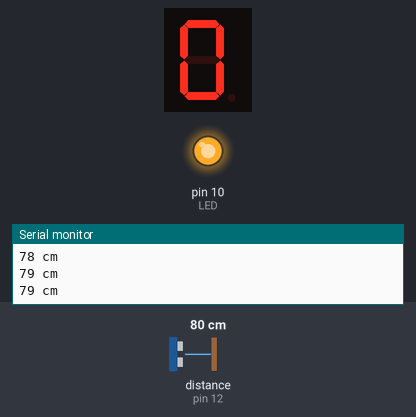
The sketch below on a simulated Arduino Uno, built with avr-gcc and run on an emulated ATmega328P. Parts: 1-digit seven-segment display, output pins drawn as LEDs (lit = HIGH), the last lines printed to the serial monitor. Wiring (inferred from the names in the program): ultrasonic range finder: trigger pin 11; echo pin 12; 1-digit 7-segment display, segments lit when HIGH: segments pin 3, pin 4, pin 5, pin 6, pin 7, pin 8, pin 9. Inputs (shaded band) come from the test bench; at power-on: distance to the obstacle (sensor on pin 12) 80 cm. The echo pulse lasts 58.3 µs per cm; the segment pins are drawn as the display they are named for; pins used as bus, display or sensor lines are not drawn.

Above: at 1.2 s.
1.3 s: distance to the obstacle (sensor on pin 12) set to 13 cm
4.2 s: distance to the obstacle (sensor on pin 12) set to 10 cm
At 6.8 s:
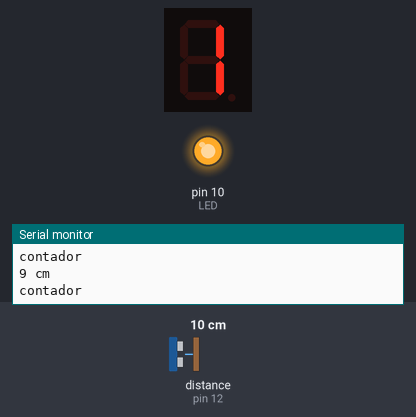
7.2 s: distance to the obstacle (sensor on pin 12) set to 8 cm
10.2 s: distance to the obstacle (sensor on pin 12) set to 5 cm
12.9 s: distance to the obstacle (sensor on pin 12) set to 9 cm
At 14.9 s:
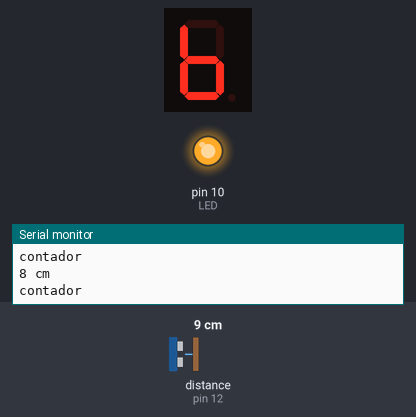
15.9 s: distance to the obstacle (sensor on pin 12) set to 2 cm
At 18.3 s:
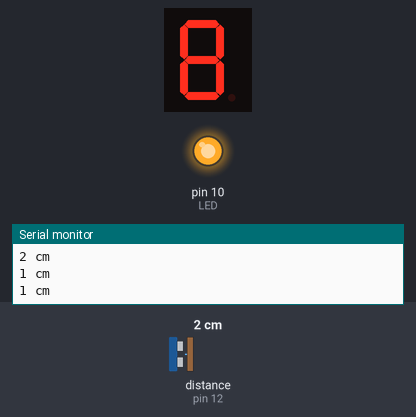
Timing chart, 0 to 19.7 s (numbered marks = the images above; inputs shaded):
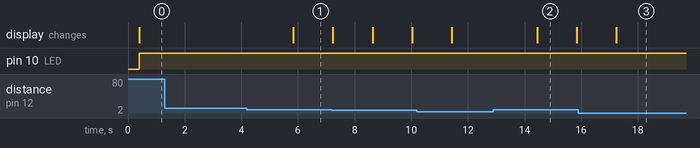

Measured:
- after the input at 4.2 s, the display: changes after 1.6 s (image 1)
- after the input at 12.9 s, the display: changes after 1.5 s (image 2)
- after the input at 15.9 s, pin 10 (LED): stays HIGH (without the input it goes to LOW after 2.7 s)
- what the display in image 2 shows lasts 1.4 s, from 14.4 s to 15.8 s

The sketch:

KEVIN_PRACTICA_4.ino
```cpp
/*
   Fundacion Kinal
   Centro educativo tecnico laboral Kinal
   Quinto perito
   Quinto electronica
   Codigo Tecnico:  EB5AV
   Curso: Taller de electronica digital y reparacion de computadoras I
   Proyecto: sensor ultrasonico
   alumno:Kevin Audiel Solano Torres
   Fecha: 26 de abril
*/
#define LED 10
#define SEGMENTOA 3
#define SEGMENTOB 4
#define SEGMENTOC 5
#define SEGMENTOD 6
#define SEGMENTOE 7
#define SEGMENTOF 8
#define SEGMENTOG 9
int conta=0;
int sumador;
const int trigPin = 11;
const int echoPin = 12;


long duration;
int distance;

void setup() {
  pinMode(trigPin, OUTPUT);
  pinMode(echoPin, INPUT);
  Serial.begin(9600);
  pinMode(LED,OUTPUT);
  pinMode(SEGMENTOA,OUTPUT);
  pinMode(SEGMENTOB,OUTPUT);
  pinMode(SEGMENTOC,OUTPUT);
  pinMode(SEGMENTOD,OUTPUT);
  pinMode(SEGMENTOE,OUTPUT);
  pinMode(SEGMENTOF,OUTPUT);
  pinMode(SEGMENTOG,OUTPUT);


}

void loop() {

  digitalWrite(trigPin, LOW);
  delayMicroseconds(2);


  digitalWrite(trigPin, HIGH);
  delayMicroseconds(10);
  digitalWrite(trigPin, LOW);


  duration = pulseIn(echoPin, HIGH);


  distance= duration*0.034/2;


  Serial.print(String(distance));
  Serial.println(" cm");

  delay(400);


    if(distance>=6 && distance <=10)
  {
    digitalWrite(LED, HIGH);
    conta++;
     Serial.println("contador");
     delay(1000);
    }
  else
  {
    digitalWrite(LED, LOW);
    }

  switch(conta){

    case(0):{
      digitalWrite(SEGMENTOA,HIGH);
       digitalWrite(SEGMENTOB,HIGH);
       digitalWrite(SEGMENTOC,HIGH);
       digitalWrite(SEGMENTOD,HIGH);
       digitalWrite(SEGMENTOE,HIGH);
       digitalWrite(SEGMENTOF,HIGH);
       digitalWrite(SEGMENTOG,LOW);
       if(conta==0){
        digitalWrite(LED,HIGH);
       }
      break;
    }

     case(1):{
      digitalWrite(SEGMENTOA,LOW);
       digitalWrite(SEGMENTOB,HIGH);
       digitalWrite(SEGMENTOC,HIGH);
       digitalWrite(SEGMENTOD,LOW);
       digitalWrite(SEGMENTOE,LOW);
       digitalWrite(SEGMENTOF,LOW);
       digitalWrite(SEGMENTOG,LOW);
       if(conta==1){
        digitalWrite(LED,HIGH);
       }
      break;
    }

     case(2):{
      digitalWrite(SEGMENTOA,HIGH);
       digitalWrite(SEGMENTOB,HIGH);
       digitalWrite(SEGMENTOC,LOW);
       digitalWrite(SEGMENTOD,HIGH);
       digitalWrite(SEGMENTOE,HIGH);
       digitalWrite(SEGMENTOF,LOW);
       digitalWrite(SEGMENTOG,HIGH);
       if(conta==2){
        digitalWrite(LED,HIGH);
       }
      break;
    }

     case(3):{
      digitalWrite(SEGMENTOA,HIGH);
       digitalWrite(SEGMENTOB,HIGH);
       digitalWrite(SEGMENTOC,HIGH);
       digitalWrite(SEGMENTOD,HIGH);
       digitalWrite(SEGMENTOE,LOW);
       digitalWrite(SEGMENTOF,LOW);
       digitalWrite(SEGMENTOG,HIGH);
       if(conta==3){
        digitalWrite(LED,HIGH);
       }
      break;
    }
    case(4):{
      digitalWrite(SEGMENTOA,LOW);
       digitalWrite(SEGMENTOB,HIGH);
       digitalWrite(SEGMENTOC,HIGH);
       digitalWrite(SEGMENTOD,LOW);
       digitalWrite(SEGMENTOE,LOW);
       digitalWrite(SEGMENTOF,HIGH);
       digitalWrite(SEGMENTOG,HIGH);
       if(conta==4){
        digitalWrite(LED,HIGH);
       }
      break;
    }

    case(5):{
      digitalWrite(SEGMENTOA,HIGH);
       digitalWrite(SEGMENTOB,LOW);
       digitalWrite(SEGMENTOC,HIGH);
       digitalWrite(SEGMENTOD,HIGH);
       digitalWrite(SEGMENTOE,LOW);
       digitalWrite(SEGMENTOF,HIGH);
       digitalWrite(SEGMENTOG,HIGH);
       if(conta==5){
        digitalWrite(LED,HIGH);
       }
      break;
    }

    case(6):{
      digitalWrite(SEGMENTOA,LOW);
       digitalWrite(SEGMENTOB,LOW);
       digitalWrite(SEGMENTOC,HIGH);
       digitalWrite(SEGMENTOD,HIGH);
       digitalWrite(SEGMENTOE,HIGH);
       digitalWrite(SEGMENTOF,HIGH);
       digitalWrite(SEGMENTOG,HIGH);
       if(conta==6){
        digitalWrite(LED,HIGH);
       }
      break;
    }

    case(7):{
      digitalWrite(SEGMENTOA,HIGH);
       digitalWrite(SEGMENTOB,HIGH);
       digitalWrite(SEGMENTOC,HIGH);
       digitalWrite(SEGMENTOD,LOW);
       digitalWrite(SEGMENTOE,LOW);
       digitalWrite(SEGMENTOF,LOW);
       digitalWrite(SEGMENTOG,LOW);
       if(conta==7){
        digitalWrite(LED,HIGH);
       }
      break;
    }

    case(8):{
      digitalWrite(SEGMENTOA,HIGH);
       digitalWrite(SEGMENTOB,HIGH);
       digitalWrite(SEGMENTOC,HIGH);
       digitalWrite(SEGMENTOD,HIGH);
       digitalWrite(SEGMENTOE,HIGH);
       digitalWrite(SEGMENTOF,HIGH);
       digitalWrite(SEGMENTOG,HIGH);
       if(conta==8){
        digitalWrite(LED,HIGH);
       }
      break;
    }

    case(9):{
      digitalWrite(SEGMENTOA,HIGH);
       digitalWrite(SEGMENTOB,HIGH);
       digitalWrite(SEGMENTOC,HIGH);
       digitalWrite(SEGMENTOD,LOW);
       digitalWrite(SEGMENTOE,LOW);
       digitalWrite(SEGMENTOF,HIGH);
       digitalWrite(SEGMENTOG,HIGH);
       if(conta==9){
        digitalWrite(LED,LOW);
       }
      break;
    }


  }
}
```
